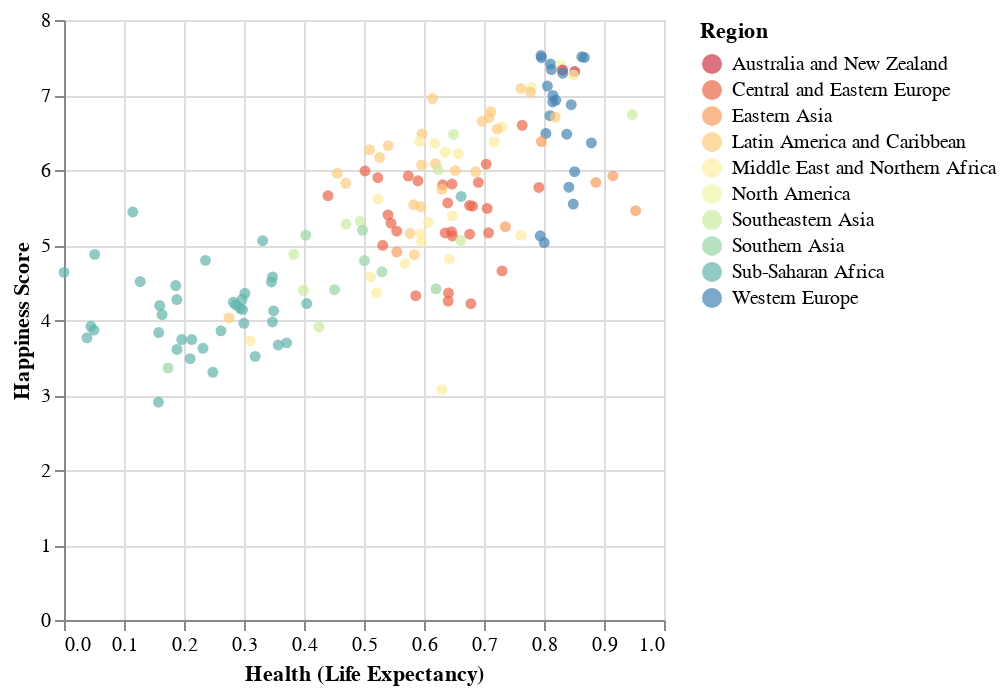

Write notebook code for a chart like this one.
### Markdown cell above
The default categorical color scheme that I see in Altair is very closely related to the Tableau schemas, but I choose to use an alternative representation. One common place to source color encodings in visualization is a tool called ColorBrewer. I use ColorBrewer coatings scheme that pre-built into Altair. on this report I decided to use SPECTRA color scheme from ColorBrewer
This alt.color is going to allow us to specify a custom mapping between the data and the color that am using.

This process shows a little bit different color scheme for various regions. One of the challenges with this plot is that, I don't actually have a good sense of which point represents which country. There is outlier here, the yellow point that has high health but low hapiness and then over here, I have a serie of data values where these represents countries that are outside of the cluster of other contries in their regions. They have lower heath and lower hapiness than a lot of the other countiries in a similar part of the world.

### Code cell
# Columns that corrected with hapiness 
# Create Scatter plot with Geometric 
# There are some variation in the report
# Add Color to identify the specific region
# Introduce scale to the color for more verification
alt.Chart(data).mark_circle().encode(
 x = "Health (Life Expectancy)" ,
 y = "Happiness Score" ,
color= alt.Color("Region", scale = alt.Scale(scheme = "spectral")) )

### Figure 1 — Vega-Lite specification as saved in the notebook (floating-point values rounded to 4 significant figures; data arrays with more than 128 entries replaced by an {"elided": "..."} marker saying what was removed)
{"config": {"view": {"continuousWidth": 300, "continuousHeight": 300}}, "data": {"name": "data-7788278e77f66128859c57f947a291e7"}, "mark": {"type": "circle"}, "encoding": {"color": {"field": "Region", "scale": {"scheme": "spectral"}, "type": "nominal"}, "x": {"field": "Health (Life Expectancy)", "type": "quantitative"}, "y": {"field": "Happiness Score", "type": "quantitative"}}, "$schema": "https://vega.github.io/schema/vega-lite/v5.8.0.json", "datasets": {"data-7788278e77f66128859c57f947a291e7": {"elided": "157 records"}}}
